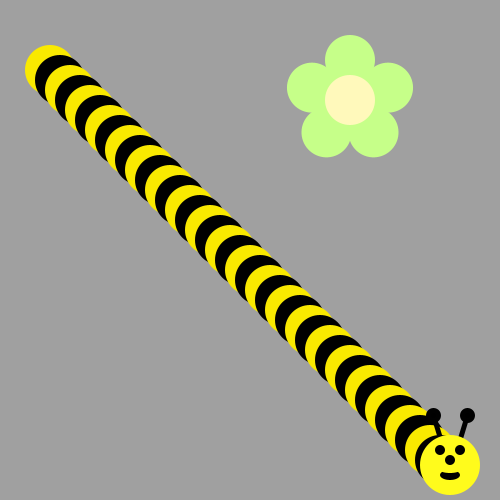
Frame 1 (no input)
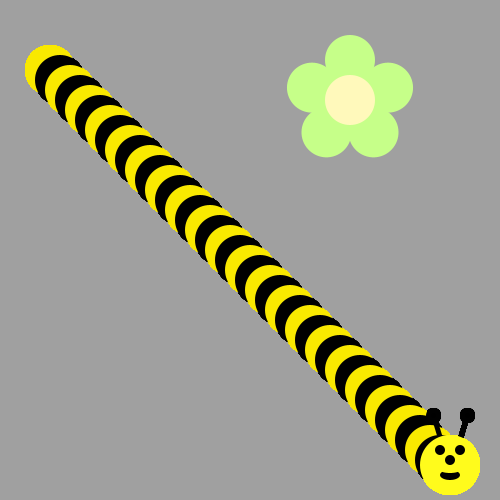
Frame 60 (the mouse pressed at the canvas centre just before this capture)
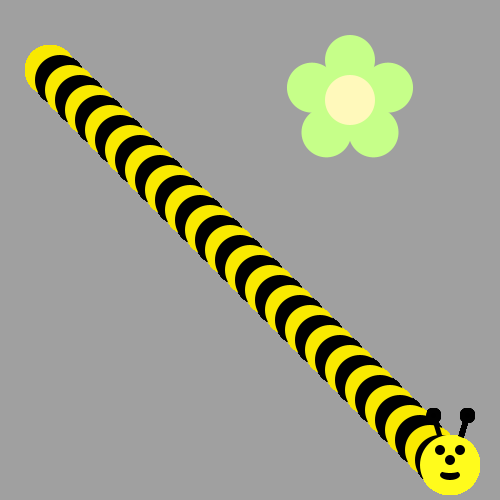
Frame 120 (the mouse held since frame 60 and released just before this capture)

The Processing sketch that drew these frames (run headless with seeded random() and noise(); from frame 60 on, the mouse is pressed at the canvas centre):

// Processing sketch: bumble_bee
// ── bumble_bee.pde
int x=50;
int y=70;

void draw() {
  for (int i=0; i<40; i++) {
    if (i%2==0) {
      fill(#f9e900);
    } else {
      fill( #000000);
    }
    ellipse(x+i*10, y+i*10, 50, 50 );
   
  }
   drawBeeFace(450, 465);
}
void drawFlower(int x, int y) {
  noStroke();
  translate(x, y);
  fill(#c6ff89); // green
  for (int i = 0; i < 5; i++) {    // draw 5 petals, rotating after each one
    ellipse(0, -40, 50, 50);
    rotate(radians(72));
  }
  fill(#fff9bb); // light yellow
  ellipse(0, 0, 50, 50);
}

void drawBeeFace(int BeeFaceX, int BeeFaceY) {
  noStroke();
  fill(0, 0, 0);
  stroke(1);
  strokeWeight(5);
  line(BeeFaceX-10, BeeFaceY-27, BeeFaceX-17, BeeFaceY-50);
  line(BeeFaceX+10, BeeFaceY-27, BeeFaceX+17, BeeFaceY-50);
  ellipse(BeeFaceX-17, BeeFaceY-50, 10, 10);
  ellipse(BeeFaceX+17, BeeFaceY-50, 10, 10);
  noStroke();
  fill(255, 251, 28);
  ellipse(BeeFaceX, BeeFaceY, 60, 60); // face
  fill(255, 237, 209);
  fill(0, 0, 0);
  ellipse(BeeFaceX-10, BeeFaceY-15, 10, 10); // eyes
  ellipse(BeeFaceX+10, BeeFaceY-15, 10, 10);
  ellipse(BeeFaceX, BeeFaceY-5, 10, 10); // nose
  ellipse(BeeFaceX, BeeFaceY+10, 20, 10);// mouth
  fill(255, 251, 28);
  ellipse(BeeFaceX, BeeFaceY+5, 20, 6);
}
void setup() {  
  ellipseMode(CENTER);
  size(500, 500);
  background(160, 160, 160); 
  drawFlower(350, 100);
}
